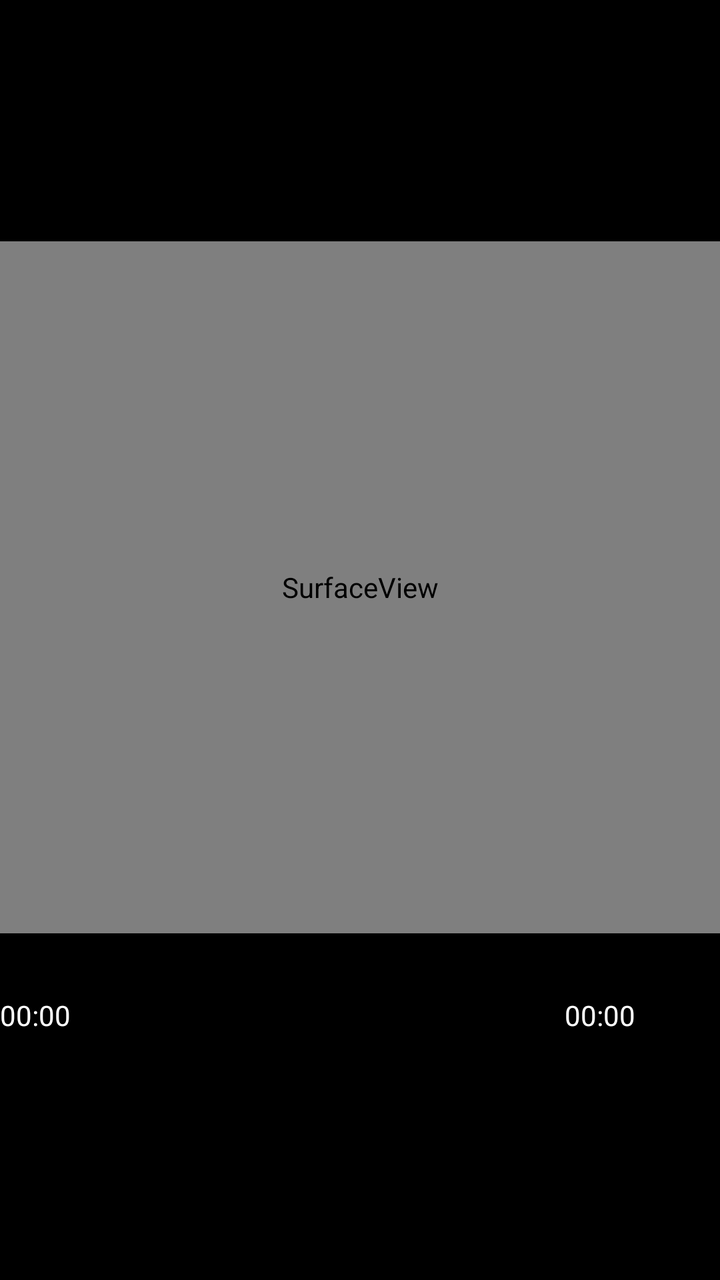
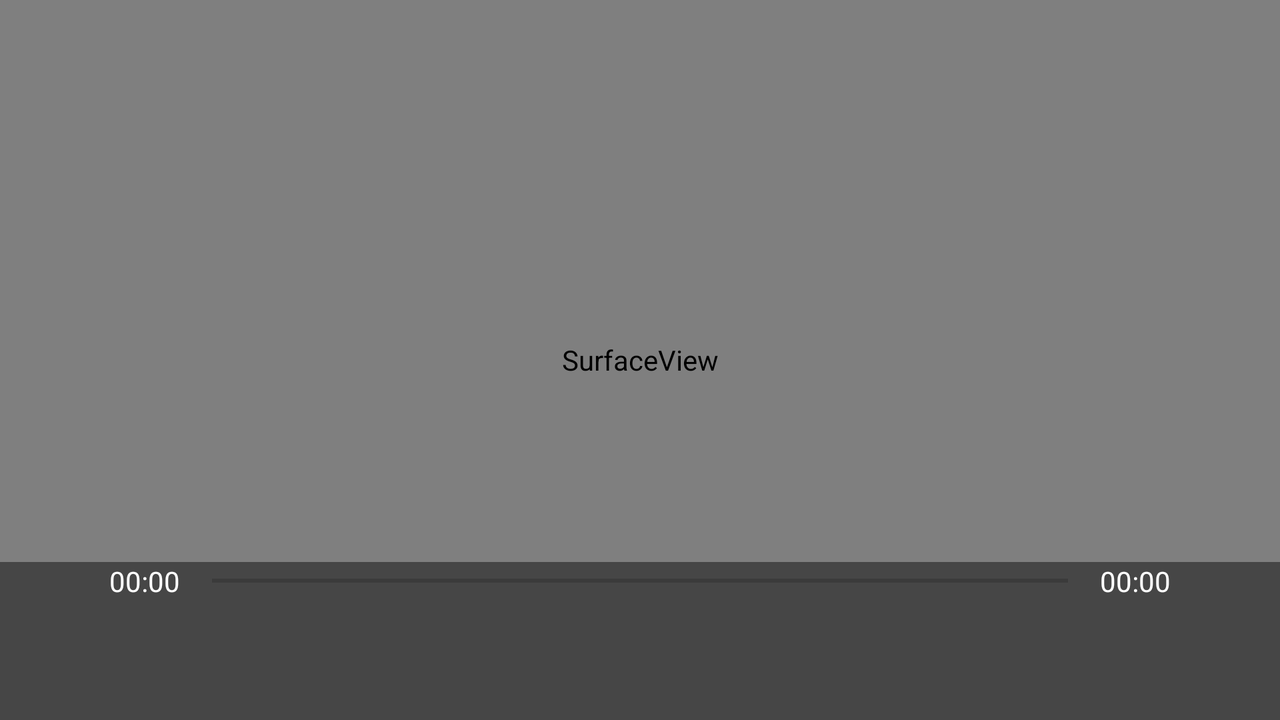

One screen, two layout resources from the same app: the default and the repository's alternative for another configuration. Each is rendered where Android would select it; the XML of both is given below.
<!-- AndroidManifest.xml: application theme AppTheme -->
<!-- res/layout/activity_main.xml -->
<?xml version="1.0" encoding="utf-8"?>
<android.support.constraint.ConstraintLayout xmlns:android="http://schemas.android.com/apk/res/android"
    xmlns:app="http://schemas.android.com/apk/res-auto"
    xmlns:tools="http://schemas.android.com/tools"
    android:layout_width="match_parent"
    android:layout_height="match_parent"
    android:background="#000000"
    tools:context=".MainActivity">

    <SurfaceView
        android:id="@+id/surfaceView"
        android:layout_width="0dp"
        android:layout_height="346dp"
        android:layout_marginBottom="8dp"
        android:layout_marginTop="16dp"
        app:layout_constraintBottom_toBottomOf="parent"
        app:layout_constraintEnd_toEndOf="parent"
        app:layout_constraintHorizontal_bias="0.0"
        app:layout_constraintStart_toStartOf="parent"
        app:layout_constraintTop_toTopOf="parent"
        app:layout_constraintVertical_bias="0.388" />

    <LinearLayout
        android:id="@+id/lina"
        android:layout_width="0dp"
        android:layout_height="wrap_content"
        android:background="#73000000"
        android:gravity="center"
        android:orientation="horizontal"
        android:visibility="visible"
        app:layout_constraintBottom_toBottomOf="parent"
        app:layout_constraintEnd_toEndOf="parent"
        app:layout_constraintStart_toStartOf="parent"
        app:layout_constraintTop_toBottomOf="@+id/lina2">

        <Button
            android:id="@+id/button2"
            android:layout_width="wrap_content"
            android:layout_height="60dp"
            android:background="@drawable/pause" />
    </LinearLayout>

    <LinearLayout
        android:id="@+id/lina2"
        android:layout_width="0dp"
        android:layout_height="wrap_content"
        android:background="#73000000"
        android:orientation="horizontal"
        android:visibility="visible"
        app:layout_constraintBottom_toTopOf="@+id/lina"
        app:layout_constraintEnd_toEndOf="parent"
        app:layout_constraintStart_toStartOf="parent"
        app:layout_constraintTop_toBottomOf="@+id/surfaceView">

        <TextView
            android:id="@+id/starttime"
            android:layout_width="wrap_content"
            android:layout_height="wrap_content"
            android:text="00:00"
            android:textColor="#ffffff" />

        <SeekBar
            android:id="@+id/seekBar"
            android:layout_width="247dp"
            android:layout_height="wrap_content"
            android:thumb="@drawable/bike" />

        <TextView
            android:id="@+id/endtime"
            android:layout_width="wrap_content"
            android:layout_height="wrap_content"
            android:text="00:00"
            android:textColor="#ffffff" />
    </LinearLayout>
</android.support.constraint.ConstraintLayout>
<!-- resources referenced by this layout -->
<resources>
  <style name="AppTheme" parent="Theme.AppCompat.Light.NoActionBar">
          
          <item name="colorPrimary">@color/colorPrimary</item>
  
          <item name="colorAccent">@color/colorAccent</item>
      </style>
</resources>
<!-- res/layout-land/activity_main.xml (the repository's variant of the layout above) -->
<!-- drawn on the phone turned sideways -->
<?xml version="1.0" encoding="utf-8"?>
<RelativeLayout xmlns:android="http://schemas.android.com/apk/res/android"
    xmlns:app="http://schemas.android.com/apk/res-auto"
    xmlns:tools="http://schemas.android.com/tools"
    android:layout_width="match_parent"
    android:layout_height="match_parent"
    android:gravity="bottom"
    tools:context=".MainActivity">

    <SurfaceView
        android:id="@+id/surfaceView"
        android:layout_width="match_parent"
        android:layout_height="match_parent"
        android:layout_alignParentStart="true"
        android:layout_alignParentTop="true" />

    <LinearLayout
        android:id="@+id/lina"
        android:layout_width="match_parent"
        android:layout_height="wrap_content"
        android:layout_alignParentBottom="true"
        android:layout_alignParentStart="true"
        android:background="#73000000"
        android:gravity="center"
        android:orientation="horizontal"
        android:visibility="visible">

        <Button
            android:id="@+id/button2"
            android:layout_width="wrap_content"
            android:layout_height="60dp"
            android:background="@drawable/pause" />
    </LinearLayout>

    <LinearLayout
        android:id="@+id/lina2"
        android:layout_width="match_parent"
        android:layout_height="wrap_content"
        android:layout_above="@+id/lina"
        android:layout_alignParentStart="true"
        android:background="#73000000"
        android:gravity="center"
        android:orientation="horizontal"
        android:visibility="visible">

        <TextView
            android:id="@+id/starttime"
            android:layout_width="wrap_content"
            android:layout_height="wrap_content"
            android:text="00:00"
            android:textColor="#ffffff" />

        <SeekBar
            android:id="@+id/seekBar"
            android:layout_width="460dp"
            android:layout_height="wrap_content"
            android:thumb="@drawable/bike" />

        <TextView
            android:id="@+id/endtime"
            android:layout_width="wrap_content"
            android:layout_height="wrap_content"
            android:text="00:00"
            android:textColor="#ffffff" />
    </LinearLayout>
</RelativeLayout>
